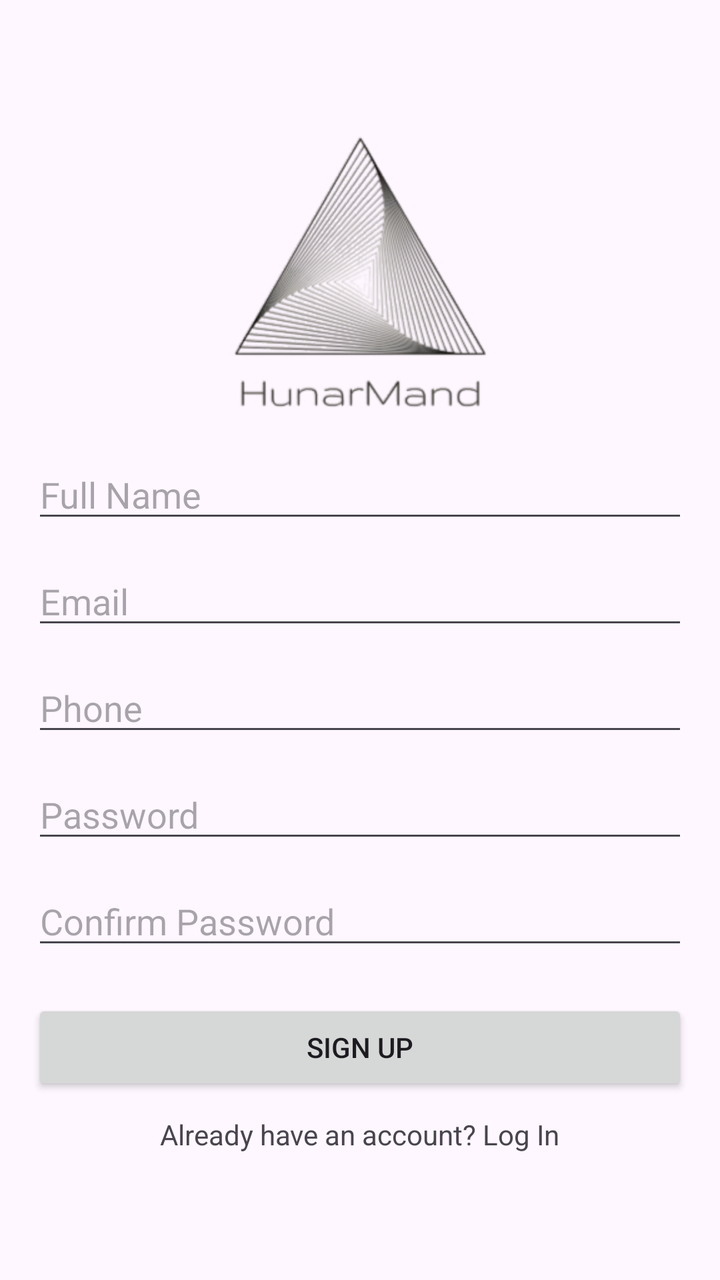
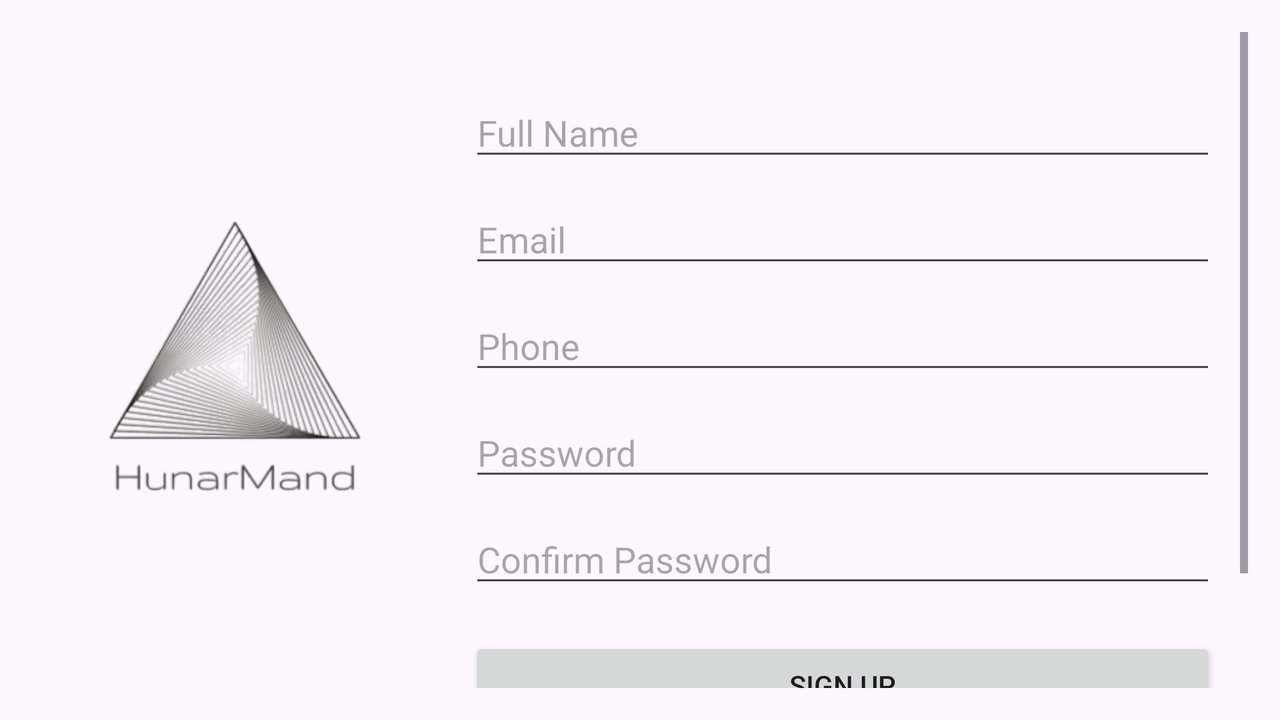

Two renders of one Android screen. The first uses the default layout on a phone; the second uses the alternative layout the repository ships for a different screen configuration, on a matching device. The two XML files are below.
<!-- AndroidManifest.xml: application theme Theme.HunarMand -->
<!-- res/layout/activity_signup.xml -->
<?xml version="1.0" encoding="utf-8"?>
<LinearLayout xmlns:android="http://schemas.android.com/apk/res/android"
    android:layout_width="match_parent"
    android:layout_height="match_parent"
    android:orientation="vertical"
    android:padding="16dp"
    android:gravity="center">

    
    <RelativeLayout
        android:layout_width="match_parent"
        android:layout_height="150dp">

        <ImageView
            android:id="@+id/ivSignupLogo"
            android:layout_width="150dp"
            android:layout_height="150dp"
            android:layout_centerInParent="true"
            android:src="@drawable/logo"/>
    </RelativeLayout>

    
    <EditText
        android:id="@+id/etFullName"
        android:layout_width="match_parent"
        android:layout_height="wrap_content"
        android:hint="@string/hint_signup_full_name"
        android:inputType="textPersonName"
        android:layout_marginTop="12dp"/>

    <EditText
        android:id="@+id/etEmail"
        android:layout_width="match_parent"
        android:layout_height="wrap_content"
        android:hint="@string/hint_signup_email"
        android:inputType="textEmailAddress"
        android:layout_marginTop="12dp"/>

    <EditText
        android:id="@+id/etPhone"
        android:layout_width="match_parent"
        android:layout_height="wrap_content"
        android:hint="@string/hint_signup_phone"
        android:inputType="phone"
        android:layout_marginTop="12dp"/>

    <EditText
        android:id="@+id/etPassword"
        android:layout_width="match_parent"
        android:layout_height="wrap_content"
        android:hint="@string/hint_signup_password"
        android:inputType="textPassword"
        android:layout_marginTop="12dp"/>

    <EditText
        android:id="@+id/etConfirmPassword"
        android:layout_width="match_parent"
        android:layout_height="wrap_content"
        android:hint="@string/hint_signup_confirm_password"
        android:inputType="textPassword"
        android:layout_marginTop="12dp"/>

    <Button
        android:id="@+id/btnSignup"
        android:layout_width="match_parent"
        android:layout_height="wrap_content"
        android:text="@string/btn_signup"
        android:layout_marginTop="20dp"/>

    <TextView
        android:id="@+id/tvLoginLink"
        android:layout_width="wrap_content"
        android:layout_height="wrap_content"
        android:text="@string/msg_have_account"
        android:layout_marginTop="10dp"
        android:clickable="true"
        android:focusable="true"/>
</LinearLayout>
<!-- resources referenced by this layout -->
<resources>
  <!-- drawable logo: png bitmap (drawable, 72773 bytes) -->
  <string name="btn_signup">Sign Up</string>
  <string name="hint_signup_confirm_password">Confirm Password</string>
  <string name="hint_signup_email">Email</string>
  <string name="hint_signup_full_name">Full Name</string>
  <string name="hint_signup_password">Password</string>
  <string name="hint_signup_phone">Phone</string>
  <string name="msg_have_account">Already have an account? Log In</string>
  <style name="Theme.HunarMand" parent="Base.Theme.HunarMand" />
  <style name="Base.Theme.HunarMand" parent="Theme.Material3.DayNight.NoActionBar">
          
          
      </style>
</resources>
<!-- res/layout-land/activity_signup.xml (the author's variant of the layout above) -->
<!-- drawn on the phone turned sideways -->
<?xml version="1.0" encoding="utf-8"?>
<LinearLayout xmlns:android="http://schemas.android.com/apk/res/android"
    android:layout_width="match_parent"
    android:layout_height="match_parent"
    android:orientation="horizontal"
    android:padding="16dp">

    
    <RelativeLayout
        android:layout_width="0dp"
        android:layout_height="match_parent"
        android:layout_weight="1"
        android:gravity="center">

        <ImageView
            android:id="@+id/ivSignupLogo"
            android:layout_width="150dp"
            android:layout_height="150dp"
            android:src="@drawable/logo"
            android:layout_centerInParent="true"/>
    </RelativeLayout>

    
    <ScrollView
        android:layout_width="0dp"
        android:layout_height="match_parent"
        android:layout_weight="2"
        android:fillViewport="true">

        <LinearLayout
            android:layout_width="match_parent"
            android:layout_height="wrap_content"
            android:orientation="vertical"
            android:gravity="center"
            android:padding="16dp">

            <EditText
                android:id="@+id/etFullName"
                android:layout_width="match_parent"
                android:layout_height="wrap_content"
                android:hint="@string/hint_signup_full_name"
                android:inputType="textPersonName"
                android:layout_marginTop="12dp"/>

            <EditText
                android:id="@+id/etEmail"
                android:layout_width="match_parent"
                android:layout_height="wrap_content"
                android:hint="@string/hint_signup_email"
                android:inputType="textEmailAddress"
                android:layout_marginTop="12dp"/>

            <EditText
                android:id="@+id/etPhone"
                android:layout_width="match_parent"
                android:layout_height="wrap_content"
                android:hint="@string/hint_signup_phone"
                android:inputType="phone"
                android:layout_marginTop="12dp"/>

            <EditText
                android:id="@+id/etPassword"
                android:layout_width="match_parent"
                android:layout_height="wrap_content"
                android:hint="@string/hint_signup_password"
                android:inputType="textPassword"
                android:layout_marginTop="12dp"/>

            <EditText
                android:id="@+id/etConfirmPassword"
                android:layout_width="match_parent"
                android:layout_height="wrap_content"
                android:hint="@string/hint_signup_confirm_password"
                android:inputType="textPassword"
                android:layout_marginTop="12dp"/>

            <Button
                android:id="@+id/btnSignup"
                android:layout_width="match_parent"
                android:layout_height="wrap_content"
                android:text="@string/btn_signup"
                android:layout_marginTop="20dp"/>

            <TextView
                android:id="@+id/tvLoginLink"
                android:layout_width="wrap_content"
                android:layout_height="wrap_content"
                android:text="@string/msg_have_account"
                android:layout_marginTop="12dp"
                android:clickable="true"
                android:focusable="true"/>
        </LinearLayout>
    </ScrollView>

</LinearLayout>
